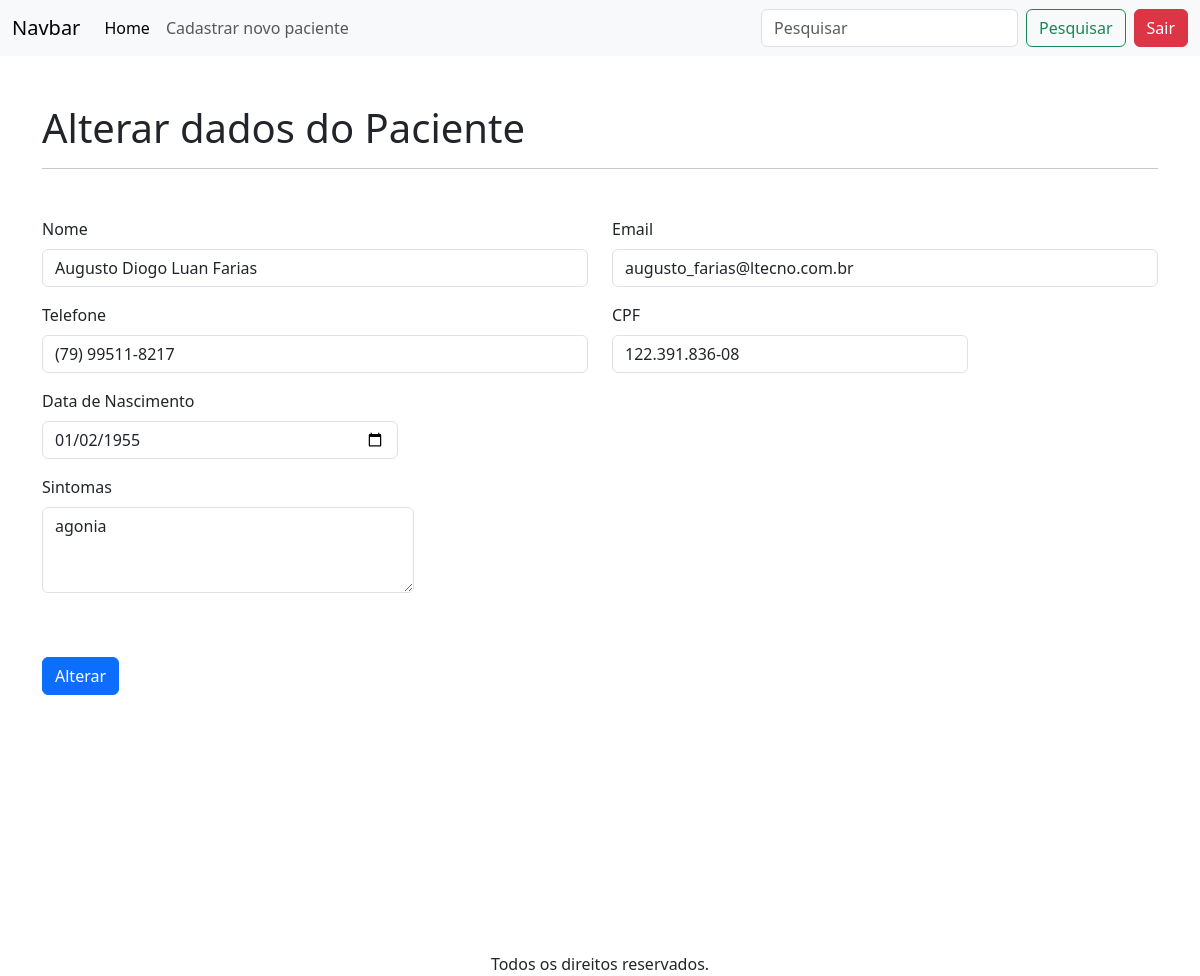
Screenshot of /alterarPaciente/6 (signed in) with the database file from the repository.
### apps/crud/models.py (models this page shows, shortened)
class Paciente(models.Model):
    codigo_paciente = models.AutoField(primary_key=True)
    nome = models.CharField(null=False, blank=False)
    cpf = models.CharField(max_length=14, unique=True, null=False, blank=False)
    email = models.EmailField(unique=True, null=False, blank=False)
    telefone = models.CharField(max_length=15, null=False, blank=False)
    data_nascimento = models.DateField(null=False, blank=False)
    sintomas = models.TextField(null=True, blank=True)

### apps/crud/views.py (the view)
# urls.py: path('alterarPaciente/<int:codigo_paciente>', views.alterar_paciente,name='alterar_paciente'),
@login_required
def alterar_paciente(request,codigo_paciente):
    paciente = Paciente.objects.get(codigo_paciente=codigo_paciente)
    if request.method == 'POST':
        form = PacienteForm(request.POST, instance=paciente)
        if form.is_valid():
            form.save()
            return redirect('index')
    else:
        form = PacienteForm(instance=paciente)
    return render(request, 'alterar_dados.html',{
        'form':form,
        'paciente':paciente,
      })

### apps/crud/templates/alterar_dados.html (shortened to what this page needs)
{% extends 'base-crud.html' %}
{% load static %}
{% block content %}
<h1 class="mt-5">
    Alterar dados do Paciente
</h1>
<hr>
<form action="{% url 'alterar_paciente' paciente.codigo_paciente %}" method="POST">
    {% include 'includes/form.html' %}
    <div class="d-flex justify-content-start mt-5 mb-5">
        <button type="submit" class="btn btn-primary">Alterar</button>
    </div>
</form>
{% endblock %}

### apps/crud/templates/includes/form.html (shortened to what this page needs)
<div class="row mt-5">
    <div class="col-12 col-md-6 mb-3">
        <label for="{{ form.nome.id_for_label }}" class="form-label">Nome</label>
        {{ form.nome }}
    </div>
    <div class="col-12 col-md-6 mb-3">
        <label for="{{ form.email.id_for_label }}" class="form-label">Email</label>
            {{ form.email }}
    </div>
     <div class="col-12 col-md-6 mb-3">
        <label for="{{ form.telefone.id_for_label }}" class="form-label">Telefone</label>
          {{ form.telefone }}
     </div>
     <div class="col-12 col-md-6 col-lg-4 mb-3">
        <label for="{{ form.cpf.id_for_label }}" class="form-label">CPF</label>
            {{ form.cpf }}
     </div>
     <div class="col-12 col-md-6 col-lg-4 mb-3">
        <label for="{{ form.data_nascimento.id_for_label }}" class="form-label">Data de Nascimento</label>
          {{ form.data_nascimento }}
     </div>
     <div>
        <div class="col-12 col-md-6 col-lg-4 mb-3">
            <label for="{{ form.sintomas.id_for_label }}" class="form-label">Sintomas</label>
          {{ form.sintomas }}
        </div>
    </div>

### rows the page displays
Paciente: nome "Augusto Diogo Luan Farias", email "augusto_farias@ltecno.com.br", telefone "(79) 99511-8217", cpf "122.391.836-08", data_nascimento "01/02/1955", sintomas "agonia"
